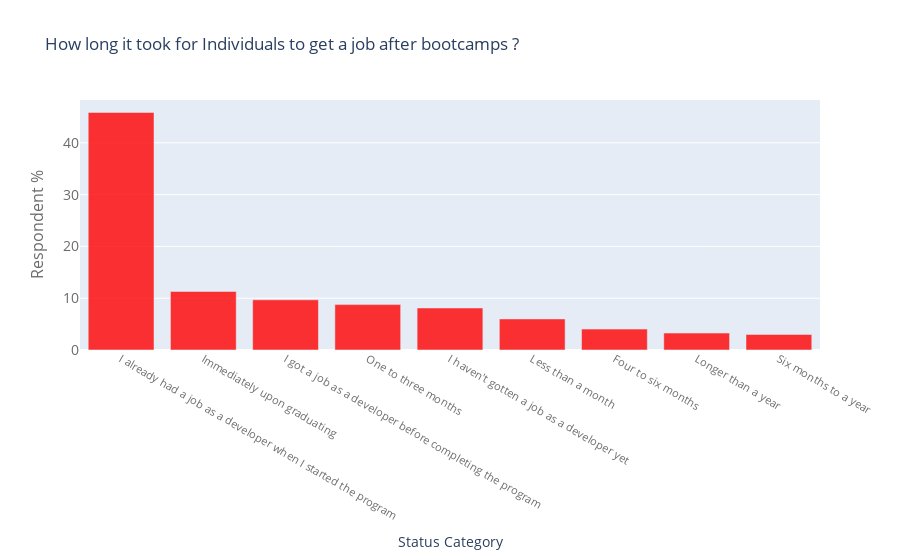

The code cell stored with this chart in its notebook:
### Code cell
df = bootcamp_JobStatus
df = df.reset_index()
df.columns = ['labels', 'values']
df = df[df['values'] > 0]
df['values'] = df['values']*100
var_title = "How long it took for Individuals to get a job after bootcamps ?"
var_x = df['labels']
var_y = df['values']
var_xticks='Status Category'
var_yticks='Respondent %'
var_filename='fieldSalary_barchart.png'
var_color='red'
var_opacity = 0.8
draw_barchart(var_x,var_y,var_xticks, var_yticks, var_title, var_filename, var_color, var_opacity)

### Figure 1 — Plotly figure (JSON) as saved in the notebook; plotly's stock layout.template omitted (floating-point values rounded to 4 significant figures)
{"data": [{"marker": {"color": "red", "reversescale": true}, "opacity": 0.8, "type": "bar", "x": ["I already had a job as a developer when I started the program", "Immediately upon graduating", "I got a job as a developer before completing the program", "One to three months", "I haven't gotten a job as a developer yet", "Less than a month", "Four to six months", "Longer than a year", "Six months to a year"], "y": [45.85, 11.3, 9.685, 8.762, 8.109, 5.995, 4.035, 3.267, 2.998]}], "layout": {"title": {"text": "How long it took for Individuals to get a job after bootcamps ?"}, "xaxis": {"tickfont": {"color": "rgb(107, 107, 107)", "size": 11}, "title": {"text": "Status Category"}}, "yaxis": {"tickfont": {"color": "rgb(107, 107, 107)", "size": 14}, "title": {"font": {"color": "rgb(107, 107, 107)", "size": 16}, "text": "Respondent %"}}}}
